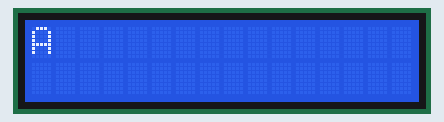
This sketch was run on a simulated Arduino Uno, built with avr-gcc and run on an emulated ATmega328P. Parts: 16×2 character LCD. Wiring (inferred from the names in the program): PCF8574 port expander at I2C address 0x20. Wiring (inferred from the signals the program sends): character LCD (HD44780): RS Q0; E Q2; backlight Q3; data Q4, Q5, Q6, Q7.

Above: at 0.53 s.
At 1.14 s:
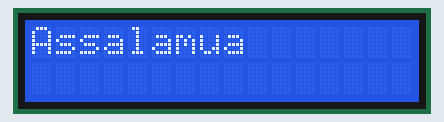
At 1.7 s:
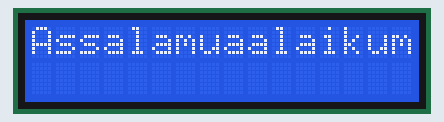
At 2.3 s:
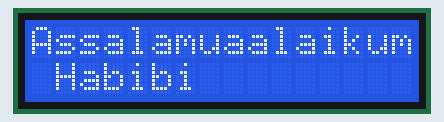

The sketch:

16x2_LCD_I2C.ino
```cpp
//DISCLAIMER: This code works only in a Proteus Professional simulation, or on Tinkercad. Im currently debugging why the code won't work on hardware, and will update it as and when I figure it out!
//Meanwhile, feel free to drop me a mail if you catch the bug! It will be much appreciated!
//This code interfaces the Hitachi HD44780 LCD using the i2c communication protocol, with a PCF8574 Backpack, without using the LiquidCrystal_I2C library, a must try to throughly understand the working of the LCD and the I2C protocol


#include <Wire.h>

void lcdwrite_i2c(char *data_l) //*data_l is a pointer bcz we dont know length of input string. can also simply make it [32] if working on a 16x2 lcd
{
  char data;
  int len=strlen(data_l);
    for(int i=0;i<len;i++){
      if(i==16){lcdcmdwrite_i2c(0xC0);} //wrap text

      data=data_l[i];

      unsigned int highnib;
      unsigned int lownib;
      int dtbw=15;
      Wire.beginTransmission(0x20);

      highnib = data & 0b11110000;                              //since the pcf8574 has only 4 output pins connected to the 4 data pins of the lcd, we use it in the 4 bit mode
      Wire.write(highnib | 0b00001101); //en high
      delay(dtbw);
      Wire.write(highnib | 0b00001001); //en low
      delay(dtbw);

      lownib = (data & 0b00001111) << 4;
      delay(dtbw);
      Wire.write(lownib | 0b00001101); //en high
      delay(dtbw);
      Wire.write(lownib | 0b00001001); //en low
      delay(dtbw);

      Wire.endTransmission();
      }
}


void lcdcmdwrite_i2c(unsigned char data) {

  unsigned int highnib;
  unsigned int lownib;
  int dtbw=15;
  Wire.beginTransmission(0x20);

  highnib = data & 0b11110000;
  Wire.write(highnib | 0b00001100);//en high
  delay(dtbw);
  Wire.write(highnib | 0b00001000);//en low
  delay(dtbw);

  lownib = (data & 0b00001111) << 4;
  Wire.write(lownib | 0b00001100);//en high
  delay(dtbw);
  Wire.write(lownib | 0b00001000);//en low
  delay(dtbw);

  Wire.endTransmission();
}

void lcdini_i2c() {

  lcdcmdwrite_i2c(0x32);
  delay(15);
  lcdcmdwrite_i2c(0x28); //2line 5*7 matrix in 4-bit
  delay(15);
  lcdcmdwrite_i2c(0x01); //clr display
  delay(15);
  lcdcmdwrite_i2c(0x0C); //remove cursor display
  delay(15);
  lcdcmdwrite_i2c(0x06); //increment cursor (right)
  delay(15);
  lcdcmdwrite_i2c(0x80);
  delay(15);

}


void setup() {
  // put your setup code here, to run once:
  Wire.begin();

  lcdini_i2c();
  lcdwrite_i2c("Assalamuaalaikum Habibi");


}

void loop() {}
```
